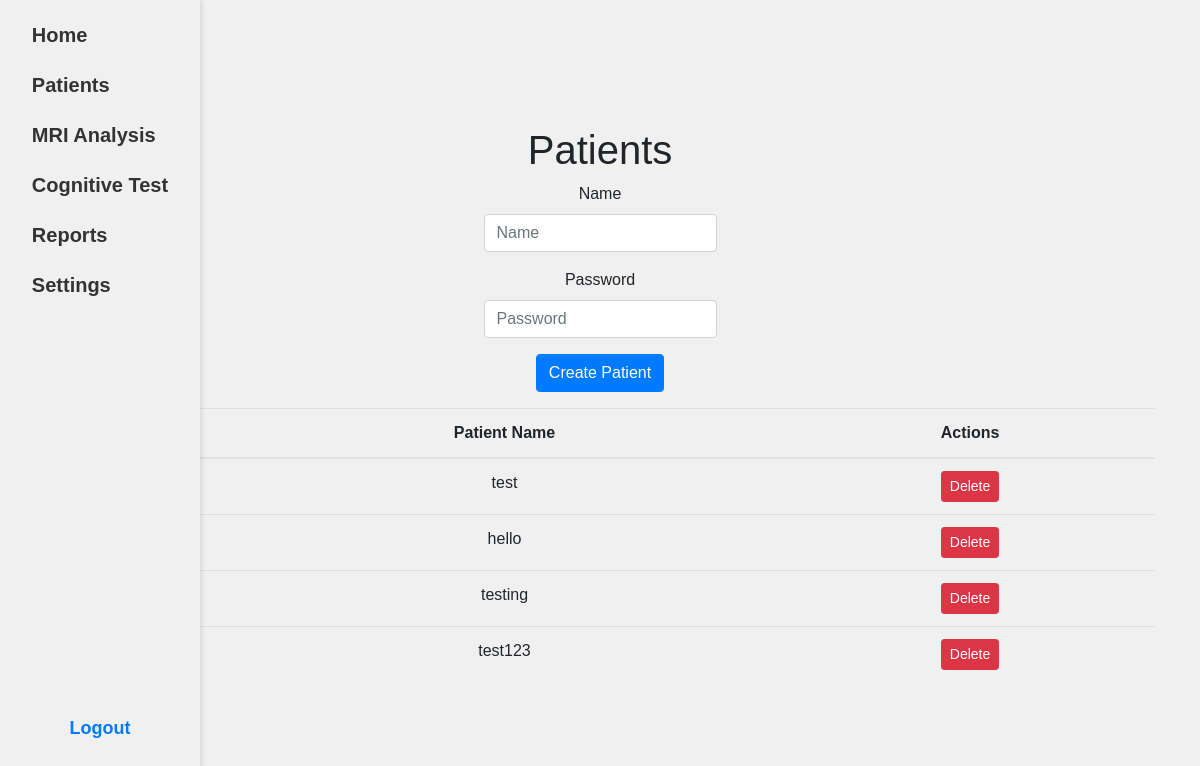
Before: /patients with the older database file.
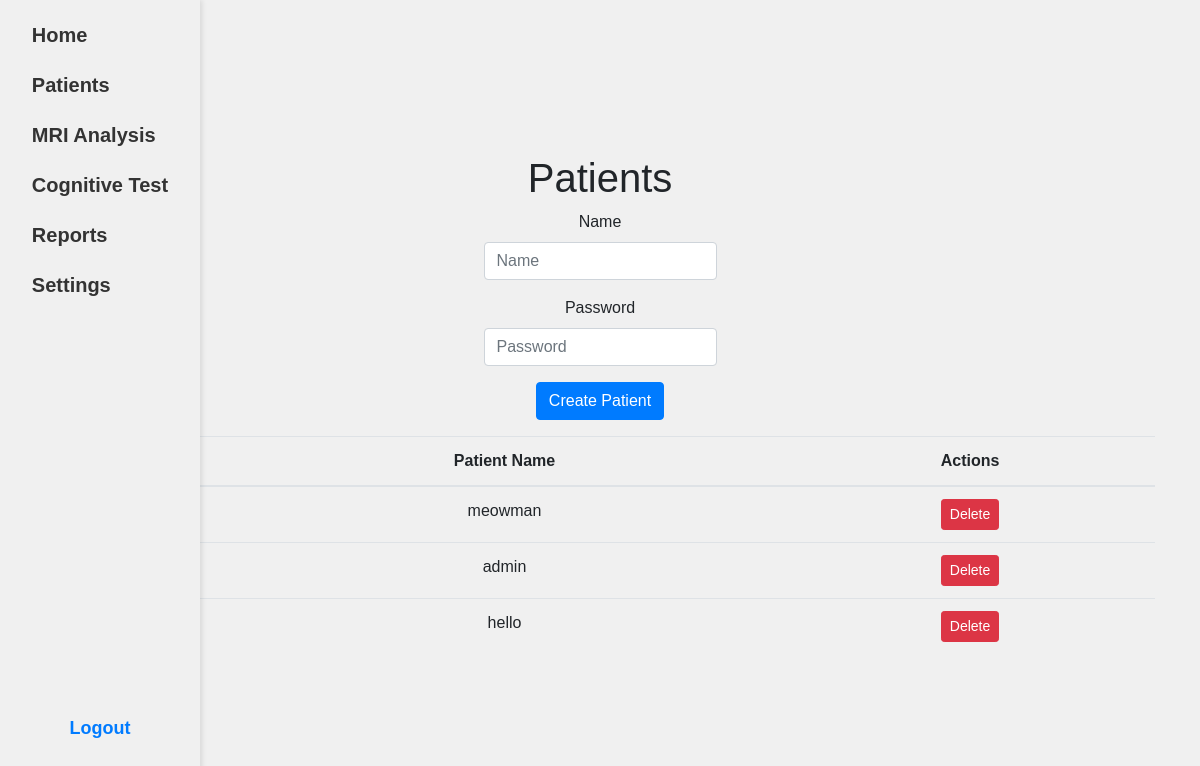
After: the same page with the newer database file.
### app.py (models this page shows, shortened)
class User(UserMixin, db.Model):
    id = db.Column(db.Integer, primary_key=True)
    username = db.Column(db.String(100), unique=True)
    password_hash = db.Column(db.String(100))
    is_admin = db.Column(db.Boolean, default=False)
    cognitive_tests = db.relationship('CognitiveTestData', backref='user', lazy=True)

### app.py (the view)
@app.route('/patients')
def patients():
    patients_data = User.query.all()  # Fetch all patients from the "user" table
    return render_template('admin/patients.html', patients=patients_data)

### templates/admin/patients.html (shortened to what this page needs)
<!DOCTYPE html>
<html lang="en">
<head>
    <link rel="stylesheet" href="https://stackpath.bootstrapcdn.com/bootstrap/4.5.2/css/bootstrap.min.css">
</head>
<body>
{% include 'admin/admin_navbar.html' %}
    <div class="container mt-4">
        <h1>Patients</h1>
        <form method="POST" action="{{ url_for('create_patient') }}" class="mb-3">
            <div class="form-group">
                <label for="name">Name</label>
                <input type="text" name="name" id="name" class="form-control" placeholder="Name" required>
            </div>
            <div class="form-group">
                <label for="password">Password</label>
                <input type="password" name="password" id="password" class="form-control" placeholder="Password" required>
            </div>
            <button type="submit" class="btn btn-primary">Create Patient</button>
        </form>
        <table class="table">
            <thead>
                <tr>
                    <th>ID</th>
                    <th>Patient Name</th>
                    <th>Actions</th>
                </tr>
            </thead>
            <tbody>
                {% for patient in patients %}
                <tr>
                    <td>{{ patient.id }}</td>
                    <td>{{ patient.username }}</td>
                    <td>
                        <a href="{{ url_for('delete_patient', patient_id=patient.id) }}" class="btn btn-danger btn-sm">Delete</a>
                    </td>
                </tr>
                {% endfor %}
            </tbody>
        </table>
    </div>
</body>
</html>

### templates/admin/admin_navbar.html (shortened to what this page needs)
<!DOCTYPE html>
<html lang="en">
<head>
    <link rel="stylesheet" href="{{ url_for('static', filename='css/style.css') }}">
</head>
<body>
    <nav class="navbar">
        <ul>
            <li><a href="{{ url_for('admin_dashboard') }}">Home</a></li>
            <li><a href="{{ url_for('patients') }}">Patients</a></li>
            <li><a href="{{ url_for('mri_analysis') }}">MRI Analysis</a></li>
            <li><a href="{{ url_for('cognitive_test') }}">Cognitive Test</a></li>
            <li><a href="{{ url_for('admin_reports') }}">Reports</a></li>
            <li><a href="{{ url_for('settings') }}">Settings</a></li>
        </ul>
        <div class="navbar-footer">
            <a href="{{ url_for('logout') }}">Logout</a>
        </div>
    </nav>
</body>
</html>

### static/css/style.css (style rules this page uses)
body { display: flex; justify-content: center; align-items: center; height: 100vh; background-color: #f0f0f0; font-family: Arial, sans-serif; }
.form-control { padding: 0.375rem 0.75rem; font-size: 1rem; line-height: 1.5; color: #495057; background-color: #fff; background-clip: padding-box; border: 1px solid #ced4da; border-radius: 0.25rem; transition: border-color .15s ease-in-out,box-shadow .15s ease-in-out; box-sizing: border-box; }
.container { display: flex; flex-direction: column; align-items: center; justify-content: center; text-align: center; height: 100vh; background-color: #f0f0f0; }

### templates/admin/admin_navbar.html (style rules this page uses)
.navbar { width: 200px; height: 100%; position: fixed; left: 0; top: 0; background-color: #f0f0f0; box-shadow: 2px 0 5px rgba(0, 0, 0, 0.1); padding: 20px; display: flex; flex-direction: column; justify-content: space-between; }
.navbar ul { list-style: none; padding: 0; }
.navbar ul li { margin-bottom: 20px; }
.navbar ul li a { text-decoration: none; color: #333; font-weight: bold; font-size: 20px; }
.navbar-footer { text-align: left; font-size: 20px; margin-top: 30px; margin-bottom: 50px; }
.navbar-footer a { text-decoration: none; color: #007bff; font-weight: bold; font-size: 18px; }

Changed rows visible on the page:
removed User: username "test"
removed User: username "testing"
removed User: username "test123"
added User: username "meowman"
added User: username "admin"
